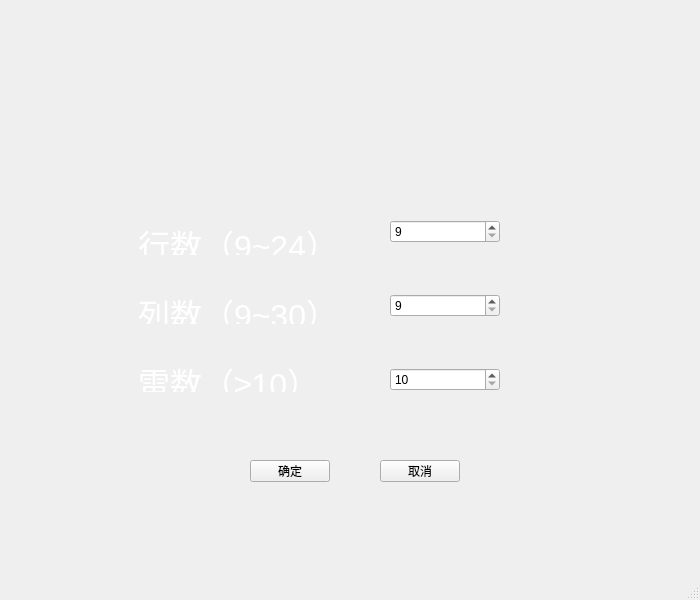
<?xml version="1.0" encoding="UTF-8"?>
<ui version="4.0">
 <class>selfinputmain</class>
 <widget class="QMainWindow" name="selfinputmain">
  <property name="geometry">
   <rect>
    <x>0</x>
    <y>0</y>
    <width>700</width>
    <height>600</height>
   </rect>
  </property>
  <property name="windowTitle">
   <string>MainWindow</string>
  </property>
  <widget class="QWidget" name="centralwidget">
   <widget class="QWidget" name="layoutWidget">
    <property name="geometry">
     <rect>
      <x>250</x>
      <y>460</y>
      <width>210</width>
      <height>22</height>
     </rect>
    </property>
    <layout class="QHBoxLayout" name="horizontalLayout">
     <item>
      <widget class="QPushButton" name="selfinputconfirm">
       <property name="text">
        <string>确定</string>
       </property>
      </widget>
     </item>
     <item>
      <spacer name="horizontalSpacer">
       <property name="orientation">
        <enum>Qt::Horizontal</enum>
       </property>
       <property name="sizeHint" stdset="0">
        <size>
         <width>40</width>
         <height>20</height>
        </size>
       </property>
      </spacer>
     </item>
     <item>
      <widget class="QPushButton" name="selfinputcancel">
       <property name="text">
        <string>取消</string>
       </property>
      </widget>
     </item>
    </layout>
   </widget>
   <widget class="QWidget" name="layoutWidget_2">
    <property name="geometry">
     <rect>
      <x>138</x>
      <y>220</y>
      <width>231</width>
      <height>172</height>
     </rect>
    </property>
    <layout class="QVBoxLayout" name="verticalLayout">
     <property name="spacing">
      <number>34</number>
     </property>
     <item>
      <widget class="QLabel" name="label">
       <property name="text">
        <string>&lt;html&gt;&lt;head/&gt;&lt;body&gt;&lt;p&gt;&lt;span style=&quot; font-size:24pt; color:#ffffff;&quot;&gt;行数（9~24）&lt;/span&gt;&lt;/p&gt;&lt;/body&gt;&lt;/html&gt;</string>
       </property>
      </widget>
     </item>
     <item>
      <widget class="QLabel" name="label_2">
       <property name="text">
        <string>&lt;html&gt;&lt;head/&gt;&lt;body&gt;&lt;p&gt;&lt;span style=&quot; font-size:24pt; color:#ffffff;&quot;&gt;列数（9~30）&lt;/span&gt;&lt;/p&gt;&lt;/body&gt;&lt;/html&gt;</string>
       </property>
      </widget>
     </item>
     <item>
      <widget class="QLabel" name="label_3">
       <property name="text">
        <string>&lt;html&gt;&lt;head/&gt;&lt;body&gt;&lt;p&gt;&lt;span style=&quot; font-size:24pt; color:#ffffff;&quot;&gt;雷数（≥10）&lt;/span&gt;&lt;/p&gt;&lt;/body&gt;&lt;/html&gt;</string>
       </property>
      </widget>
     </item>
    </layout>
   </widget>
   <widget class="QWidget" name="layoutWidget">
    <property name="geometry">
     <rect>
      <x>390</x>
      <y>220</y>
      <width>110</width>
      <height>171</height>
     </rect>
    </property>
    <layout class="QVBoxLayout" name="verticalLayout_2">
     <property name="spacing">
      <number>1</number>
     </property>
     <item>
      <widget class="QSpinBox" name="lineinput">
       <property name="minimum">
        <number>9</number>
       </property>
       <property name="maximum">
        <number>24</number>
       </property>
      </widget>
     </item>
     <item>
      <spacer name="verticalSpacer">
       <property name="orientation">
        <enum>Qt::Vertical</enum>
       </property>
       <property name="sizeHint" stdset="0">
        <size>
         <width>20</width>
         <height>28</height>
        </size>
       </property>
      </spacer>
     </item>
     <item>
      <widget class="QSpinBox" name="rowinput">
       <property name="minimum">
        <number>9</number>
       </property>
       <property name="maximum">
        <number>30</number>
       </property>
      </widget>
     </item>
     <item>
      <spacer name="verticalSpacer_2">
       <property name="orientation">
        <enum>Qt::Vertical</enum>
       </property>
       <property name="sizeHint" stdset="0">
        <size>
         <width>20</width>
         <height>40</height>
        </size>
       </property>
      </spacer>
     </item>
     <item>
      <widget class="QSpinBox" name="mineinput">
       <property name="minimum">
        <number>10</number>
       </property>
      </widget>
     </item>
    </layout>
   </widget>
  </widget>
  <widget class="QMenuBar" name="menubar">
   <property name="geometry">
    <rect>
     <x>0</x>
     <y>0</y>
     <width>700</width>
     <height>19</height>
    </rect>
   </property>
  </widget>
  <widget class="QStatusBar" name="statusbar"/>
 </widget>
 <resources/>
 <connections/>
</ui>
